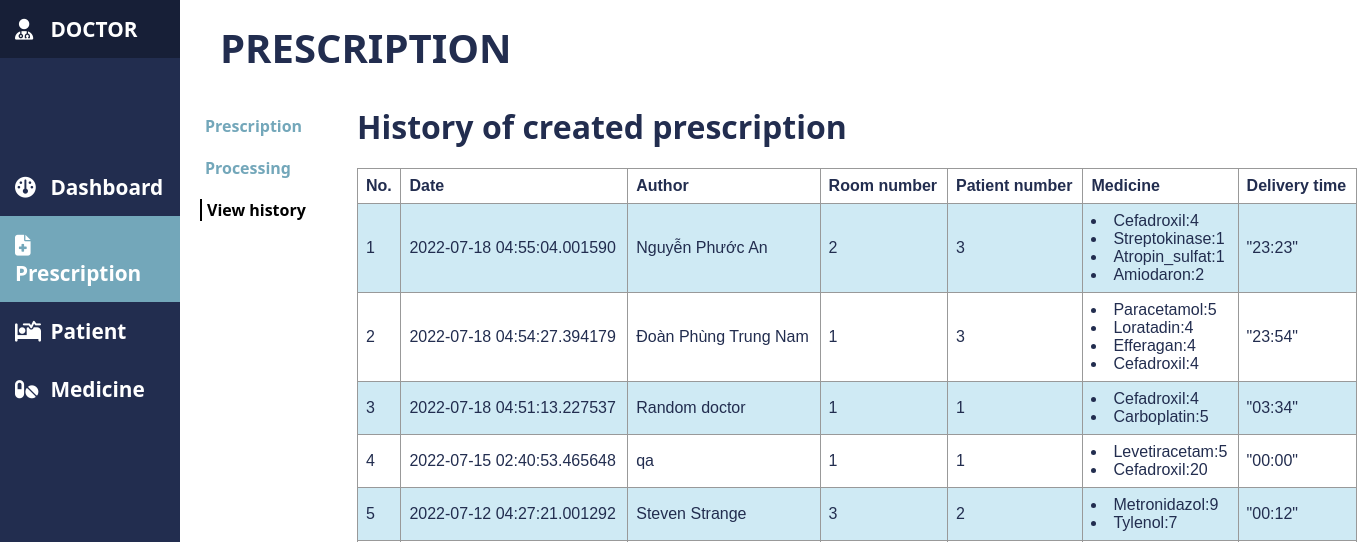
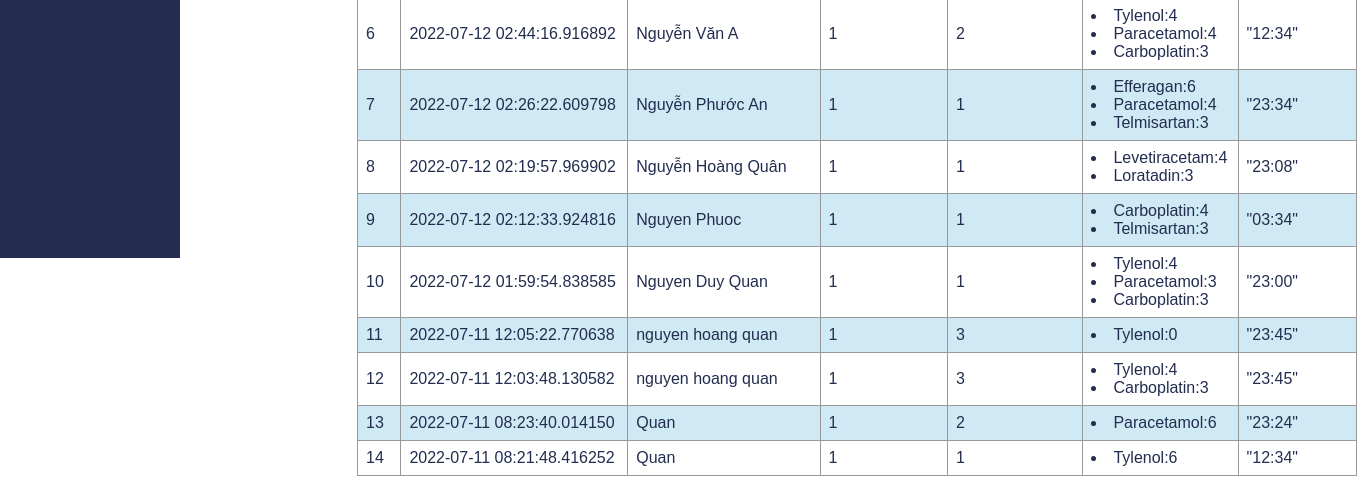
Page /pre/history on the earlier database version (2 pictures, top to bottom).
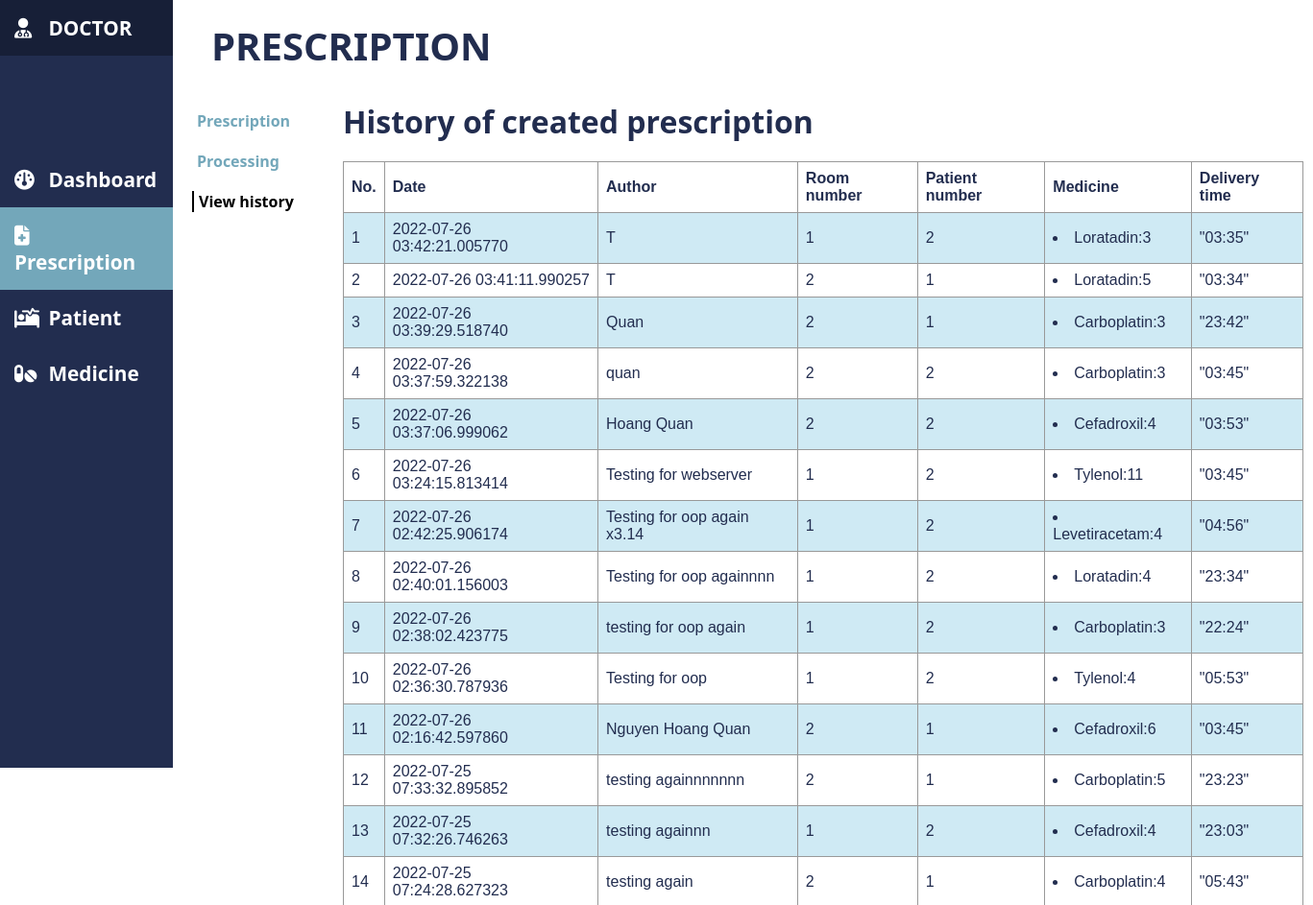
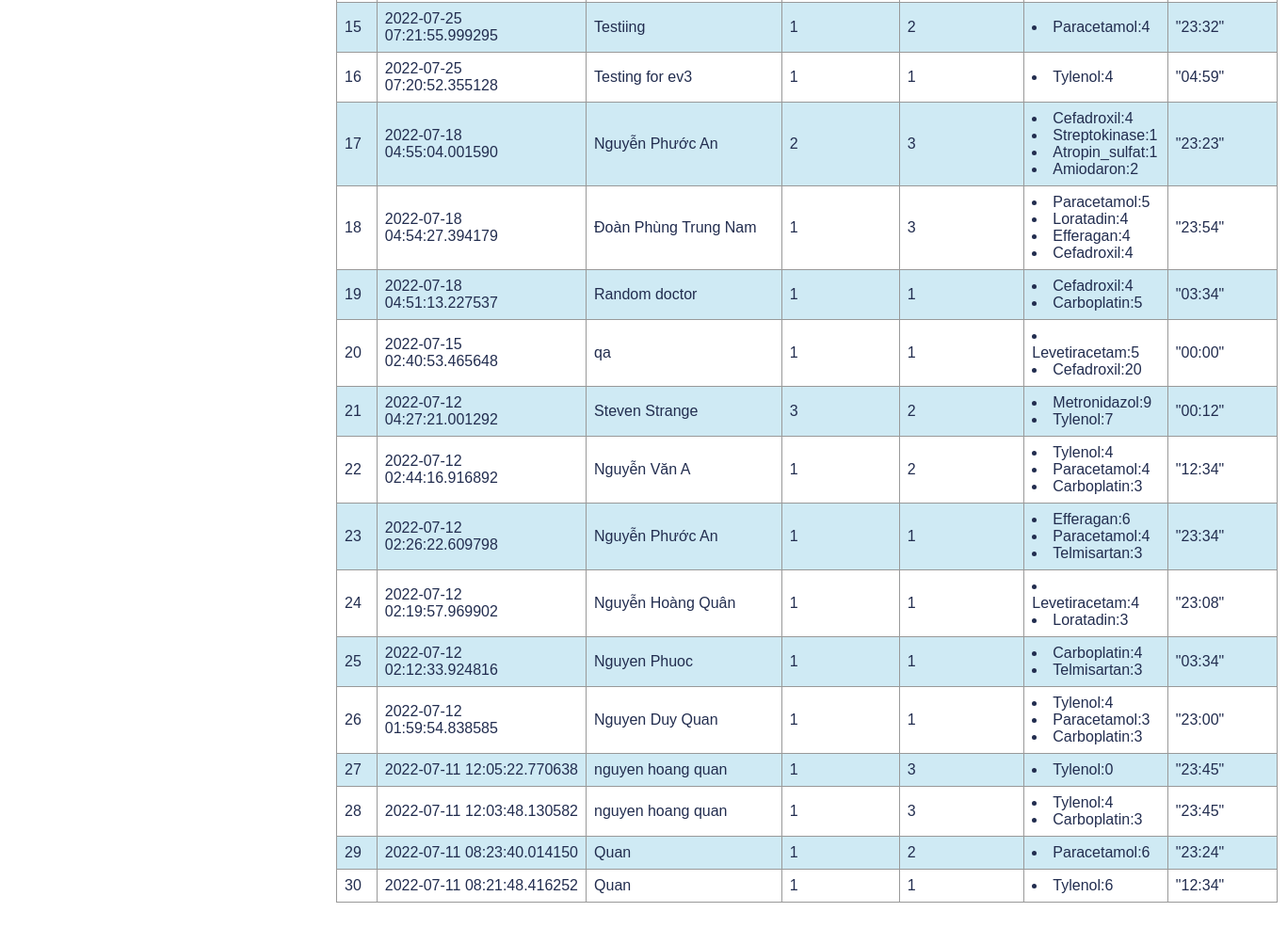
Same page on the later database version (2 pictures, top to bottom).
### website/models.py (models this page shows, shortened)
class Prescripion(db.Model):
    __tablename__ = 'prescription_record'
    id = db.Column(db.Integer, primary_key=True)
    doctor_name = db.Column(db.String(200), nullable = False)
    room_number = db.Column(db.Integer, ForeignKey("room_hospital.id"))
    patient_number = db.Column(db.Integer, nullable = False)
    medicine_list = db.Column(db.String(1000), nullable = False)
    amount_list = db.Column(db.String(200), nullable = False)
    delivery_time = db.Column(db.String(200), nullable = False)
    date_created = db.Column(db.DateTime, default=datetime.utcnow)

### website/views.py (the view)
@views.route('/pre/history')
def history():
    all_prescription = Prescripion.query.all()
    all_medicine = []
    for i in all_prescription:
        all_medicine.append(json.loads(i.medicine_list))
    all_amount = []
    for i in all_prescription:
        all_amount.append(json.loads(i.amount_list))
    return render_template("history.html", data=all_prescription, medicine=all_medicine, amount=all_amount)

### website/templates/history.html (shortened to what this page needs)
{% extends "base.html" %}
{% block prescription_active%}active{%endblock%}
{%block content%}
<div class="content">
    <div id="sub-menu">
        <a href="/pre" class="sub">Prescription</a>
        <a href="/pre/processing" class="sub">Processing</a>
        <a href="/pre/history" class="sub active2">View history</a>
    </div>
    <div id="content-item">
        <h1 style="margin-left: 50px; margin-top: 20px;">History of created prescription</h1>
        <div>
            <table id="pre_history">
                <tr>
                    <th>No.</th>
                    <th>Date</th>
                    <th>Author</th>
                    <th>Room number</th>
                    <th>Patient number</th>
                    <th>Medicine</th>
                    <th>Delivery time</th>
                </tr>
                {% for i in data[::-1] %}
                <tr>
                    <td>{{data[::-1].index(i)+1}}</td>
                    <td>{{i.date_created}}</td>
                    <td>{{i.doctor_name}}</td>
                    <td>{{i.room_number}}</td>
                    <td>{{i.patient_number}}</td>
                    <td>
                      {%for j in range(medicine[data.index(i)]|length)%}
                      <li>
                        {%print("{}:{}".format(medicine[data.index(i)][j], amount[data.index(i)][j]))%}
                      </li>
                      {%endfor%}
                    </td>
                    <td>{%print(i.delivery_time)%}</td>
                </tr>
                {% endfor %}
            </table>
        </div>
    </div>
</div>
{%endblock%}

### website/templates/base.html (shortened to what this page needs)
<!DOCTYPE html>
<html>
<head>
    <link rel="stylesheet" href="https://unpkg.com/jquery.terminal/css/jquery.terminal.min.css" />
</head>
<body>
    <ul id="navbar" style="position: fixed;">
        <li class="nav-item user">
            <a class="nav-link" href="#">
                <i class="fa-solid fa-user-doctor icon"></i>
                DOCTOR
            </a>
        </li>
        <li class="nav-item {% block dashboard_active%}{%endblock%}">
            <a href="/" class="nav-link">
                <i class="fa-solid fa-gauge icon"></i>
                Dashboard
            </a>
        </li>
        <li class="nav-item {% block prescription_active%}{%endblock%}">
            <a href="/pre" class="nav-link">
                <i class="fa-solid fa-file-medical icon"></i>
                Prescription
            </a>
        </li>
        <li class="nav-item {% block patient_active%}{%endblock%}">
            <a href="/patient" class="nav-link">
                <i class="fa-solid fa-bed-pulse icon"></i>
                Patient
            </a>
        </li>
        <li class="nav-item {% block medicine_active%}{%endblock%}">
            <a href="/medicine" class="nav-link">
                <i class="fa-solid fa-pills icon"></i>
                Medicine
            </a>
        </li>
        <li class="nav-item logout">
            <a href="#" class="nav-link">
                <i class="fa-solid fa-right-from-bracket icon"></i>
            </a>
        </li>
    </ul>
    <div class="container">
        <div class="heading">
            {% block heading %}
            PRESCRIPTION
            {%endblock%}
        </div>
        {% block content %}
        {% endblock %}
    </div>
</body>
</html>

### website/templates/history.html (style rules this page uses)
table { font-family: arial, sans-serif; border-collapse: collapse; width: 1000px; margin-left: 50px; margin-top: 20px; margin-bottom: 100px; }
td, th { border: 1px solid #999999; text-align: left; padding: 8px; }
tr:nth-child(even) { background-color: #cfeaf4; }

### website/templates/base.html (style rules this page uses)
body { font-family: system-ui, -apple-system, BlinkMacSystemFont, 'Segoe UI', Roboto, Oxygen, Ubuntu, Cantarell, 'Open Sans', 'Helvetica Neue', sans-serif; display: flex; }
* { padding: 0px; margin: 0px; }
#navbar { list-style-type: none; margin: 0; padding: 0; width: 180px; height: 100vh; background-color: #222d4f; font-size: 1.3rem; }
li a { display: block; color: #fff; padding: 8px 16px; text-decoration: none; font-weight: 600; padding: 15px; }
.active a { background-color: #73a7ba; color: #fff; }
.icon { margin-right: 20px; width: 10px; height: auto; }
.user { margin-bottom: 100px; }
.logout { margin-top: 260%; width: 180px; }
.container { background-color: #fff; flex: 1 1 auto; margin-left: 180px; color: #222d4f; height: 100vh; }
.heading { font-weight: 900; font-size: 2.5rem; padding-top: 20px; padding-left: 40px; color: #222d4f; }
#sub-menu { display: flex; flex-direction: column; margin-left: 20px; margin-top: 40px; }
.sub { text-decoration: none; color: #73a7ba; margin-bottom: 20px; font-weight: 700; padding-left: 5px; }
.active2 { color: black; width: 100px; font-weight: 700; border-left: 2px black solid; }
.content { display: flex; }
#content-item { margin-top: 10px; }

Differences in the rows shown:
added Prescripion: data[::-1].index(i)+1 "1", date_created "2022-07-26 03:42:21.005770", doctor_name "T", room_number "1", patient_number "2", print "Loratadin:3", delivery_time "\"03:35\""
added Prescripion: data[::-1].index(i)+1 "2", date_created "2022-07-26 03:41:11.990257", doctor_name "T", room_number "2", patient_number "1", print "Loratadin:5", delivery_time "\"03:34\""
added Prescripion: data "3", date_created "2022-07-26 03:39:29.518740", doctor_name "Quan", room_number "2", patient_number "1", print "Carboplatin:3", delivery_time "\"23:42\""
added Prescripion: data "4", date_created "2022-07-26 03:37:59.322138", doctor_name "quan", room_number "2", patient_number "2", print "Carboplatin:3", delivery_time "\"03:45\""
added Prescripion: data "5", date_created "2022-07-26 03:37:06.999062", doctor_name "Hoang Quan", room_number "2", patient_number "2", print "Cefadroxil:4", delivery_time "\"03:53\""
added Prescripion: data "6", date_created "2022-07-26 03:24:15.813414", doctor_name "Testing for webserver", room_number "1", patient_number "2", print "Tylenol:11", delivery_time "\"03:45\""
added Prescripion: data "7", date_created "2022-07-26 02:42:25.906174", doctor_name "Testing for oop again x3.14", room_number "1", patient_number "2", print "Levetiracetam:4", delivery_time "\"04:56\""
added Prescripion: data "8", date_created "2022-07-26 02:40:01.156003", doctor_name "Testing for oop againnnn", room_number "1", patient_number "2", print "Loratadin:4", delivery_time "\"23:34\""
added Prescripion: data "9", date_created "2022-07-26 02:38:02.423775", doctor_name "testing for oop again", room_number "1", patient_number "2", print "Carboplatin:3", delivery_time "\"22:24\""
added Prescripion: data "10", date_created "2022-07-26 02:36:30.787936", doctor_name "Testing for oop", room_number "1", patient_number "2", print "Tylenol:4", delivery_time "\"05:53\""
added Prescripion: data "11", date_created "2022-07-26 02:16:42.597860", doctor_name "Nguyen Hoang Quan", room_number "2", patient_number "1", print "Cefadroxil:6", delivery_time "\"03:45\""
added Prescripion: data "12", date_created "2022-07-25 07:33:32.895852", doctor_name "testing againnnnnnn", room_number "2", patient_number "1", print "Carboplatin:5", delivery_time "\"23:23\""
added Prescripion: data "13", date_created "2022-07-25 07:32:26.746263", doctor_name "testing againnn", room_number "1", patient_number "2", print "Cefadroxil:4", delivery_time "\"23:03\""
added Prescripion: data "14", date_created "2022-07-25 07:24:28.627323", doctor_name "testing again", room_number "2", patient_number "1", print "Carboplatin:4", delivery_time "\"05:43\""
added Prescripion: data "15", date_created "2022-07-25 07:21:55.999295", doctor_name "Testiing", room_number "1", patient_number "2", print "Paracetamol:4", delivery_time "\"23:32\""
added Prescripion: data "16", date_created "2022-07-25 07:20:52.355128", doctor_name "Testing for ev3", room_number "1", patient_number "1", print "Tylenol:4", delivery_time "\"04:59\""
computed for Prescripion (number 17 of 30 on the later page): data "1" → "17"
computed for Prescripion "Đoàn Phùng Trung Nam": data "2" → "18"
computed for Prescripion "Random doctor": data "3" → "19"
computed for Prescripion "qa": data "4" → "20"
computed for Prescripion "Steven Strange": data "5" → "21"
computed for Prescripion "Nguyễn Văn A": data "6" → "22"
computed for Prescripion (number 23 of 30 on the later page): data "7" → "23"
computed for Prescripion "Nguyễn Hoàng Quân": data "8" → "24"
computed for Prescripion "Nguyen Phuoc": data "9" → "25"
computed for Prescripion "Nguyen Duy Quan": data "10" → "26"
computed for Prescripion (number 27 of 30 on the later page): data "11" → "27"
computed for Prescripion (number 28 of 30 on the later page): data "12" → "28"
computed for Prescripion (number 29 of 30 on the later page): data "13" → "29"
computed for Prescripion (number 30 of 30 on the later page): data "14" → "30"
